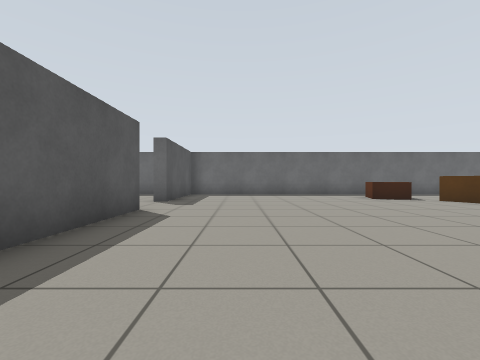
view 1 (above)

23 first-person views from a walk through a Gazebo world. The camera is 0.68 m above the floor, looks level and sees 90° across. The floor is counted in squares, 1 m on a side. Each view is taken from the middle of a square. On the plan, view 1 faces up. The plan holds only what a view shows up to about 9 squares ahead; the rest is blank.

view 2
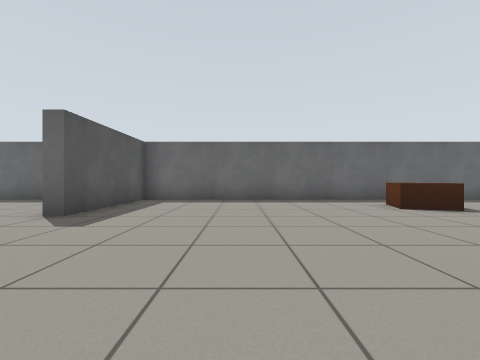

view 3
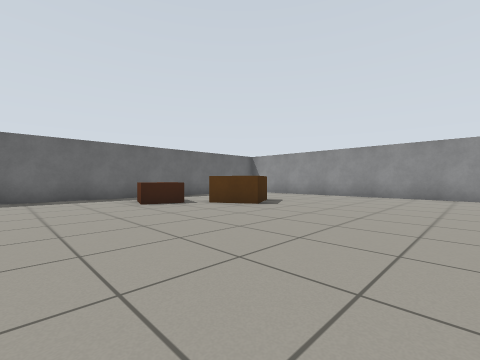

view 4
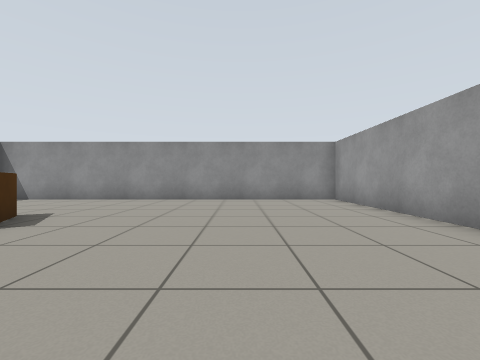

view 5
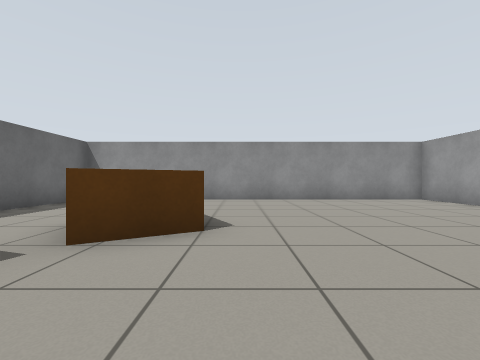

view 6
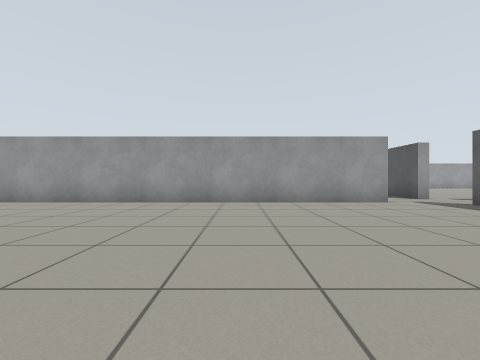

view 7
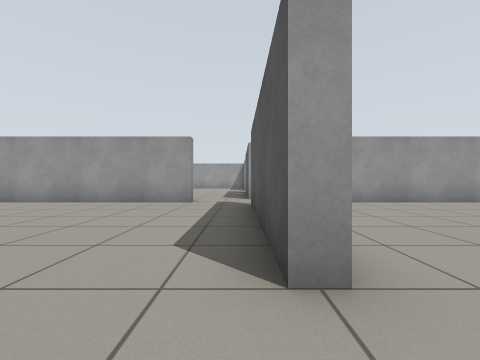

view 8
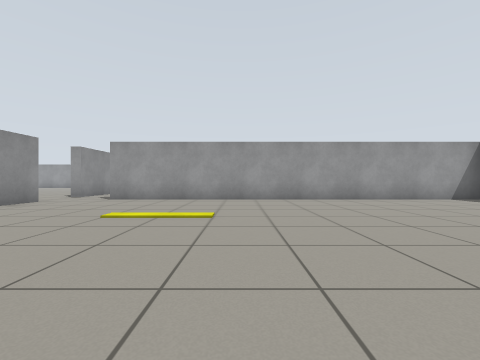

view 9
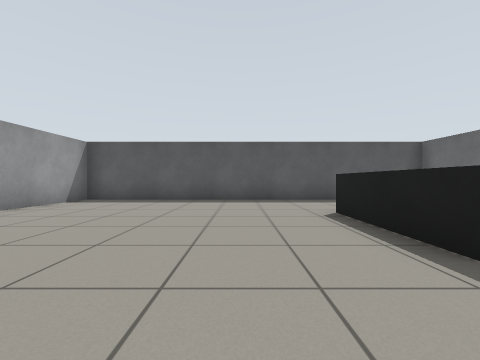

view 10
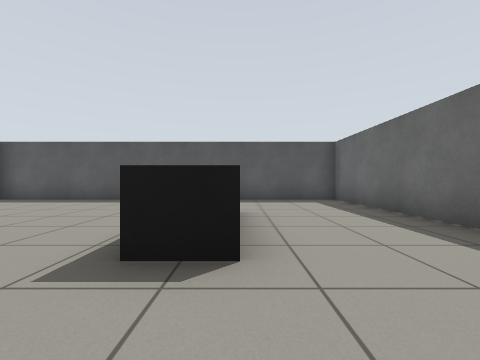

view 11
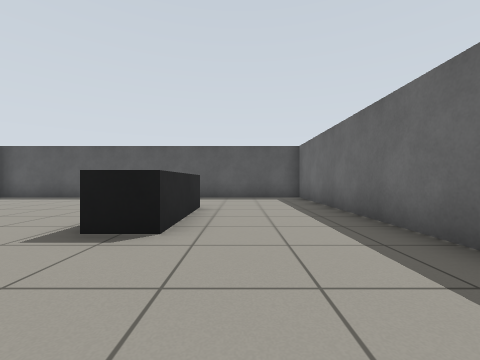

view 12
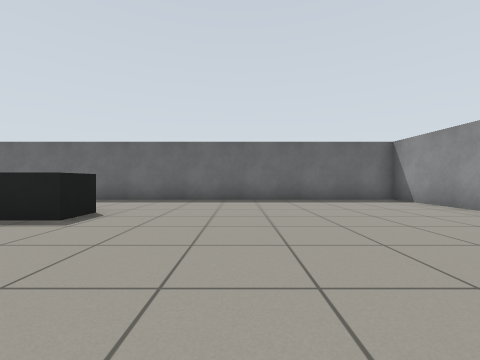

view 13
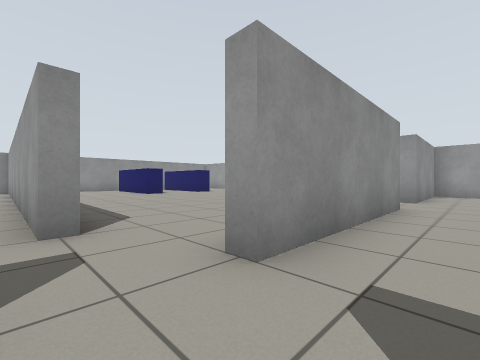

view 14
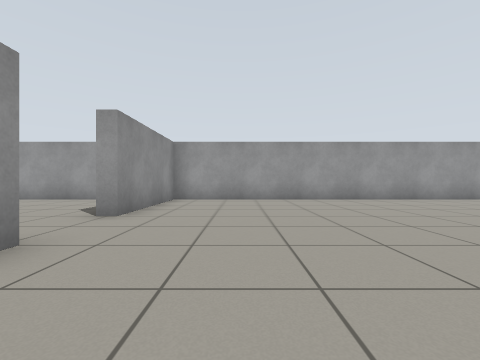

view 15
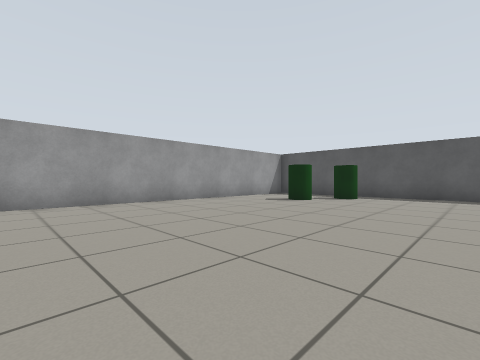

view 16
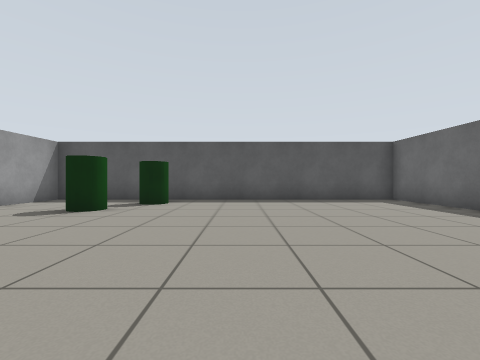

view 17
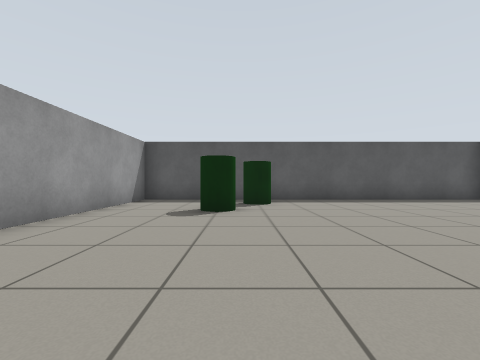

view 18
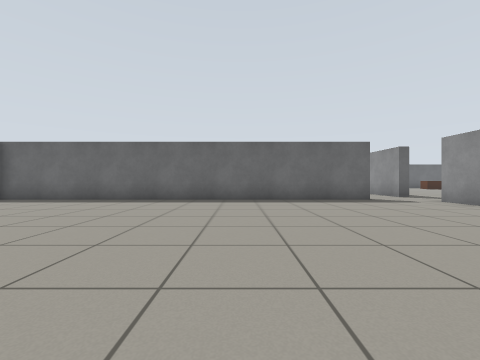

view 19
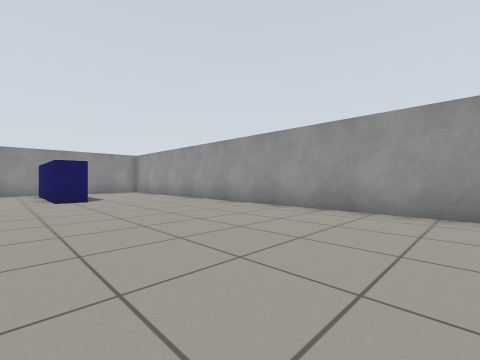

view 20
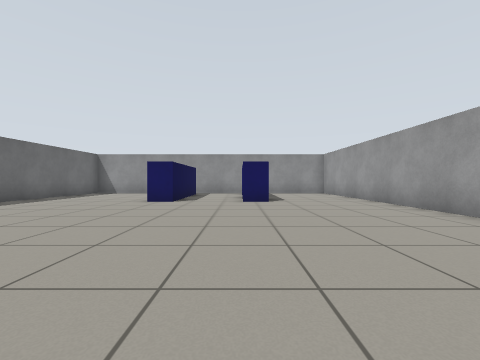

view 21
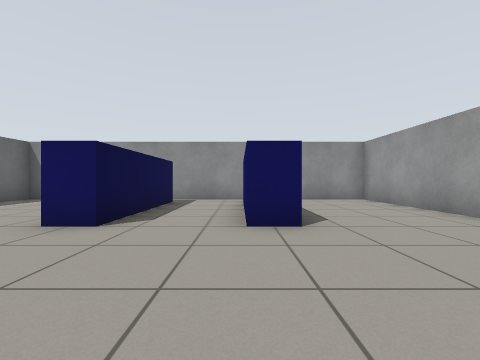

view 22
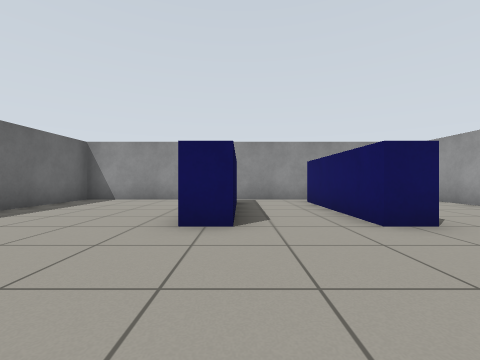

view 23
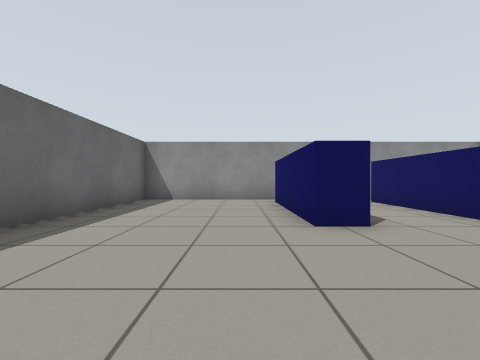

### Floor plan
Key: @ floor where view 1 was taken; # wall or solid block; . floor; B bench; A barrel; S shelf; O other object.
Columns run from 18 left of view 1 to 13 right of it. Each row starts with its distance up from view 1.
 12 ###############################
 11 #...............#........  ....#
 10 #...............#......O  .....#
  9 #...............#......OO......#
  8 #...BBBB........#........O ....#
  7 #...BBBB.................OO....#
  6 #..............................#
  5 #...............#..............#
  4 #...............#..............#
  3 #...............#..............#
  2 #...............#..............#
  1 #...............#..............#
  0 #.................@............#
 -1 ##############....##############
 -2 #...............#..............#
 -3 #...............#..............#
 -4 #...............# .............#
 -5 #...............#   ......SSSS.#
 -6 #...............#   ......SSSS.#
 -7 #..............................#
 -8 #.A.......................SSSS.#
 -9 #.A.A...........#.........S    #
-10 #.. A...........#..............#
-11 #...............#..............#
-12 #...............#..............#
-13 ################################

Positions as (right, up) in squares from view 1, and headings:
1: (0, 0), facing up
2: (1, 3), facing up
3: (2, 2), facing up-right
4: (4, 3), facing right
5: (4, 6), facing right
6: (4, 7), facing down
7: (-2, 7), facing down
8: (-9, 8), facing down
9: (-9, 5), facing left
10: (-9, 8), facing left
11: (-8, 9), facing left
12: (-8, 3), facing up
13: (-4, 0), facing down-right
14: (-5, -4), facing down
15: (-7, -5), facing down-left
16: (-9, -6), facing left
17: (-9, -9), facing left
18: (-9, -9), facing up
19: (-1, -7), facing down-right
20: (0, -8), facing right
21: (4, -8), facing right
22: (4, -6), facing right
23: (4, -4), facing right
